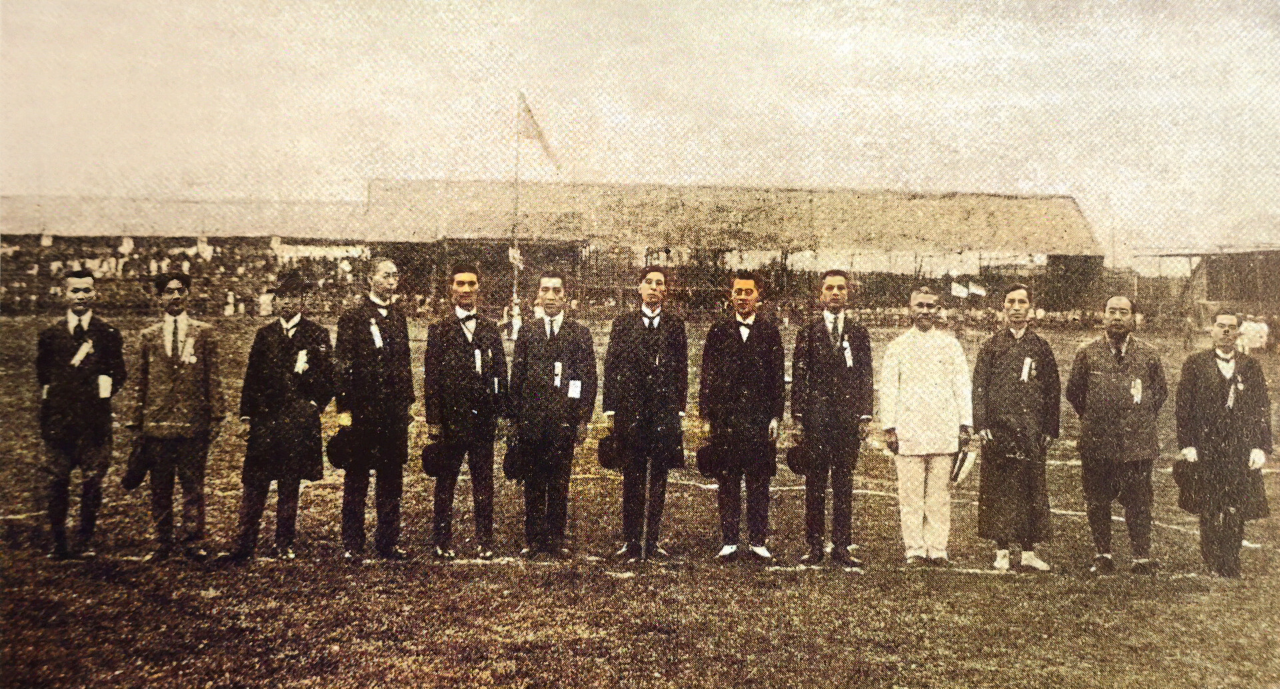
#> input picture data/processed/gz_file1919jpg_006/colorized.jpg, 3840 x 2066 px, found by its file name (shown at 1/3 size)
$ python exp_damage_color_chain.py
#> lines starting #> are read from the running program, lines starting #| are printed output that depends on the picture
### app/config.py
"""全局配置：dataclass + .env 加载（密钥只进 .env，不入 git）。"""
import os
from dataclasses import dataclass
from pathlib import Path

from dotenv import load_dotenv


@dataclass(frozen=True)
class Settings:
    milvus_uri: str = "http://127.0.0.1:19530"
    collection: str = "lingnan_photos"
    dashscope_api_key: str = ""
    dashscope_base_url: str = "https://dashscope.aliyuncs.com/compatible-mode/v1"
    llm_model: str = "qwen-plus"
    vlm_model: str = "qwen-vl-plus"
    bge_m3_model_path: str = "BAAI/bge-m3"
    clip_model_path: str = "OFA-Sys/chinese-clip-vit-base-patch16"
    tts_provider: str = "dashscope"
    tts_voice: str = "longjiayi_v2"  # CosyVoice 粤语：知性女声（v2 可用）
    rerank_base_url: str = ""  # 空=跳过精排（降级直通）
    # 叙事链各阶段模型（4 个叙事 Agent 分工：story/insight 各自模型，review/narration 同档）
    story_model: str = "qwen-max"
    narration_model: str = "qwen-plus"
    review_model: str = "qwen-plus"
    insight_model: str = "qwen-vl-max"
    max_story_retry: int = 1

    @staticmethod
    def load(env_file: str | None = ".env") -> "Settings":
        if env_file and Path(env_file).exists():
            load_dotenv(env_file, encoding="utf-8")
        d = Settings()
        return Settings(
            milvus_uri=os.getenv("MILVUS_URI", d.milvus_uri),
            collection=os.getenv("MILVUS_COLLECTION", d.collection),
            dashscope_api_key=os.getenv("DASHSCOPE_API_KEY", ""),
            dashscope_base_url=os.getenv("DASHSCOPE_BASE_URL", d.dashscope_base_url),
            llm_model=os.getenv("LLM_MODEL", d.llm_model),
            vlm_model=os.getenv("VLM_MODEL", d.vlm_model),
            bge_m3_model_path=os.getenv("BGE_M3_MODEL_PATH", d.bge_m3_model_path),
            clip_model_path=os.getenv("CLIP_MODEL_PATH", d.clip_model_path),
            tts_provider=os.getenv("TTS_PROVIDER", d.tts_provider),
            tts_voice=os.getenv("TTS_VOICE", d.tts_voice),
            rerank_base_url=os.getenv("RERANK_BASE_URL", d.rerank_base_url),
            story_model=os.getenv("STORY_MODEL", d.story_model),
            narration_model=os.getenv("NARRATION_MODEL", d.narration_model),
            review_model=os.getenv("REVIEW_MODEL", d.review_model),
            insight_model=os.getenv("INSIGHT_MODEL", d.insight_model),
            max_story_retry=int(os.getenv("MAX_STORY_RETRY", d.max_story_retry)),
        )

### scripts/exp_damage_color_chain.py
"""实验2：褶皱平滑 + 真实自然色（针对"黑白上成黄白"问题）。

链路 A（云端两步链，重点验证）：
  restored(灰度高清) --缩到1440--> 万相 description_edit 修褶皱
  --> 万相 colorization 自然色提示词 --> LANCZOS 回贴放大到3840
  --> 轻锐化 --> v-chain.jpg
链路 B（零成本本地去黄）：对现有 DDColor colorized 做灰世界白平衡 → v-dewarm.jpg

产物落 data/processed/{pid}/compare2/。
"""
import logging
from pathlib import Path

from PIL import Image, ImageEnhance, ImageFilter

logging.basicConfig(level=logging.INFO, format="%(message)s")
PID = "gz_file1919jpg_006"
ROOT = Path("data/processed") / PID
OUT = ROOT / "compare2"
OUT.mkdir(parents=True, exist_ok=True)

TARGET_W = 3840            # 与本地 colorized 同尺寸便于同框对比
CLOUD_IN_W = 1440          # 云输入长边（在接口限制内且别太小丢细节）

REPAIR_PROMPT = (
    "修复这张老照片：去除表面划痕、折痕、褶皱和霉斑污渍，让照片纸面平滑；"
    "严格保持人物面容、姿态、服饰与场景构图完全不变，不添加任何新内容，"
    "保持原有历史质感，输出仍为黑白单色照片")
COLOR_PROMPT = (
    "为这张黑白老照片上自然真实的现代色彩：真实亚洲人健康肤色、"
    "蓝天白云、深蓝或黑色西装、白色衬衫、草木绿色、建筑物呈现灰白原色；"
    "色调均衡不过度偏黄偏棕，不要做旧泛黄的怀旧滤镜，颜色自然鲜艳")


def _shrink(src: Path, dst: Path, long_side: int) -> Path:
    im = Image.open(src).convert("RGB")
    im.thumbnail((long_side, long_side), Image.LANCZOS)
    im.save(dst, quality=92)
    return dst


def _upscale_sharpen(src: Path, dst: Path, target_w: int):
    im = Image.open(src).convert("RGB")
    im = im.resize((target_w, int(im.size[1] * target_w / im.size[0])),
                   Image.LANCZOS)
    im = im.filter(ImageFilter.UnsharpMask(radius=2.2, percent=85,
                                           threshold=3))
    im.save(dst, quality=93)


def chain_a() -> bool:
    from app.config import Settings
    from app.ingest.cloud_refine import refine_image

    s = Settings.load()
    small_in = OUT / ".in-1440.jpg"
    _shrink(ROOT / "restored.jpg", small_in, CLOUD_IN_W)
    ok1 = refine_image(small_in, OUT / ".step1-repair.png",
                       function="description_edit", prompt=REPAIR_PROMPT,
                       settings=s)
    if not ok1:
        return False
    src_for_color = OUT / ".step1-repair.png"
    if Image.open(src_for_color).size[0] < 600:
        return False                                  # 异常小图防御
    ok2 = refine_image(src_for_color, OUT / ".step2-color.png",
                       function="colorization", prompt=COLOR_PROMPT,
                       settings=s)
    if not ok2:
        return False
    _upscale_sharpen(OUT / ".step2-color.png", OUT / "v-chain.jpg", TARGET_W)
    for t in (small_in, OUT / ".step1-repair.png", OUT / ".step2-color.png"):
        t.unlink(missing_ok=True)
    return True


def dewarm_b() -> bool:
    """灰世界白平衡去黄：通道均值拉平 + 轻微提饱和。"""
    im = Image.open(ROOT / "colorized.jpg").convert("RGB")
    px = im.split()
    import functools

    means = [sum(ch.getdata()) / (ch.size[0] * ch.size[1]) for ch in px]
    avg = sum(means) / 3
    gains = [min(avg / m, 1.25) if m > 0 else 1.0 for m in means]
    chans = [ch.point(lambda v, g=g: min(int(v * g), 255))
             for ch, g in zip(px, gains)]
    fixed = Image.merge("RGB", chans)
    fixed = ImageEnhance.Color(fixed).enhance(1.12)
    fixed = ImageEnhance.Sharpness(fixed).enhance(1.3)
    fixed.save(OUT / "v-dewarm.jpg", quality=93)
    return True


if __name__ == "__main__":
    status = {}
    for name, fn in (("chain", chain_a), ("dewarm", dewarm_b)):
        try:
            status[name] = "OK" if fn() else "NG 失败降级"
        except Exception as exc:  # noqa: BLE001 —— 实验脚本允许宽捕获
            status[name] = f"NG {exc}"
        print(f"[{status[name][:2]}] {name}: {status[name]}")
#> this loop made 2 passes
#| [NG] chain: NG [Errno 2] No such file or directory: 'data/processed/gz_file1919jpg_006/restored.jpg'
#| [OK] dewarm: OK
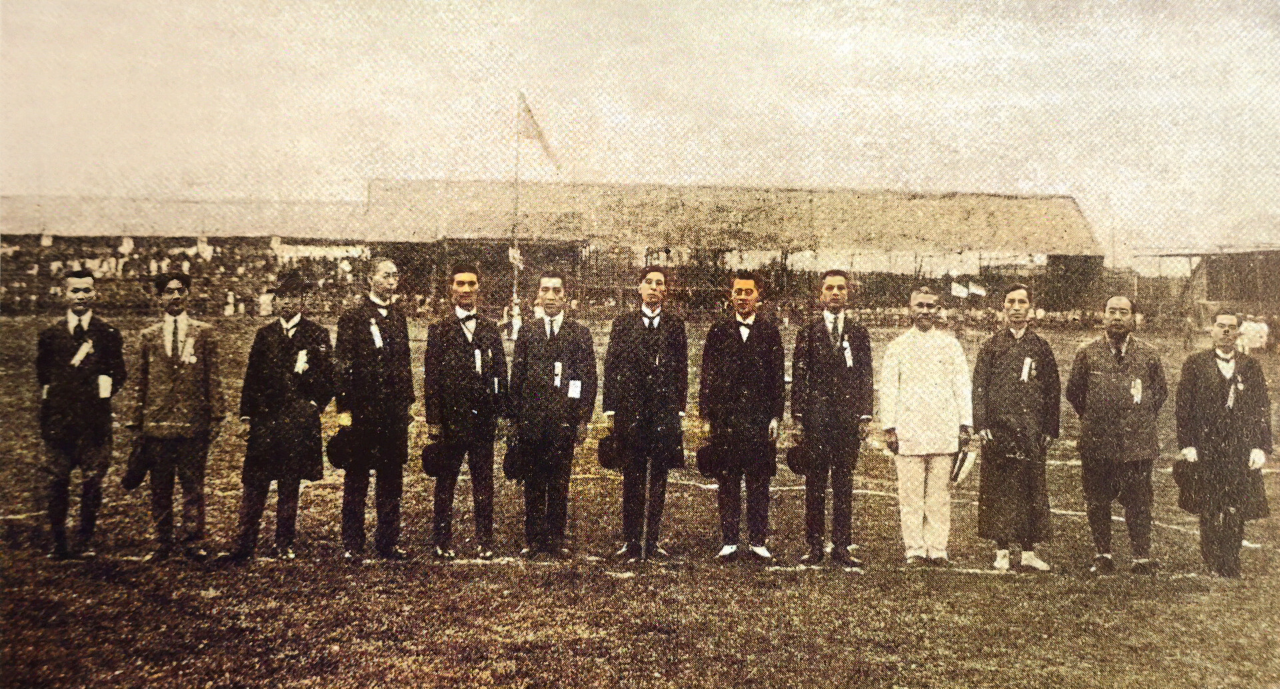
#> input picture data/processed/gz_file1919jpg_006/colorized.jpg, 3840 x 2066 px, found by its file name (shown at 1/3 size)
#> pass 2, in dewarm_b, `fixed = Image.merge("RGB", chans)`:
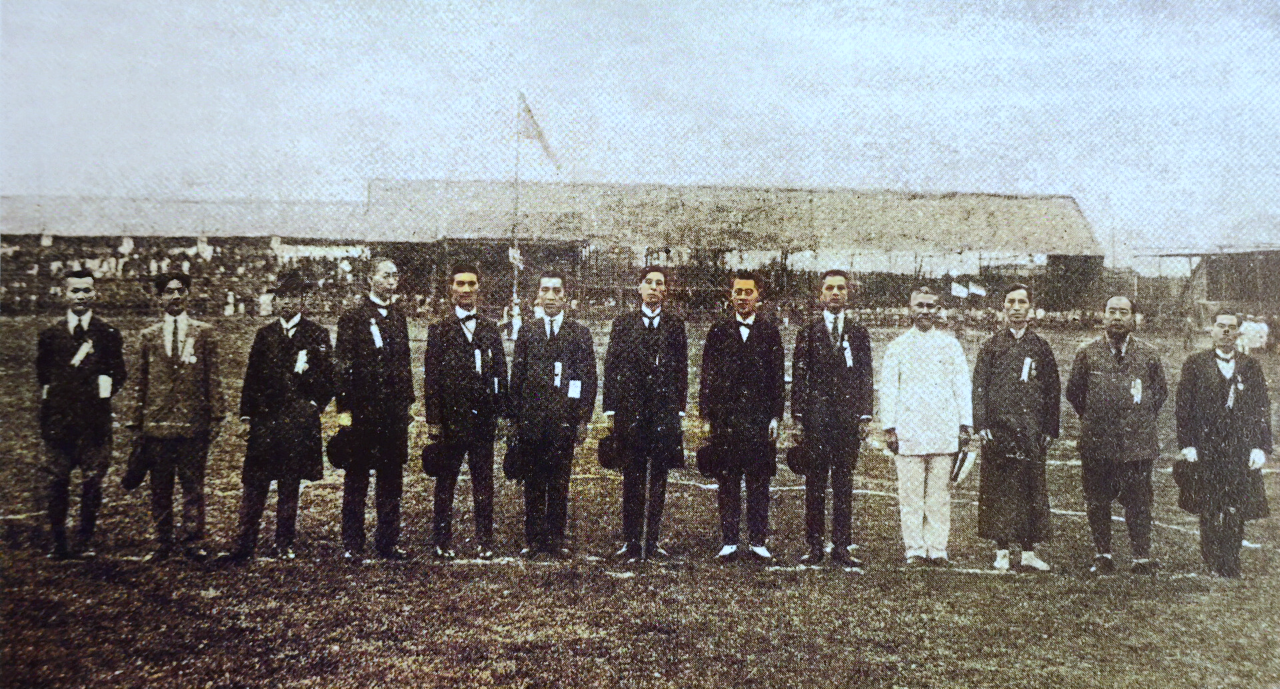
#> fixed: PIL image 3840x2066 RGB (shown at 1/3 size); mean R, G, B 131.9, 131.9, 131.1
#> after the loop, status = 2 items
